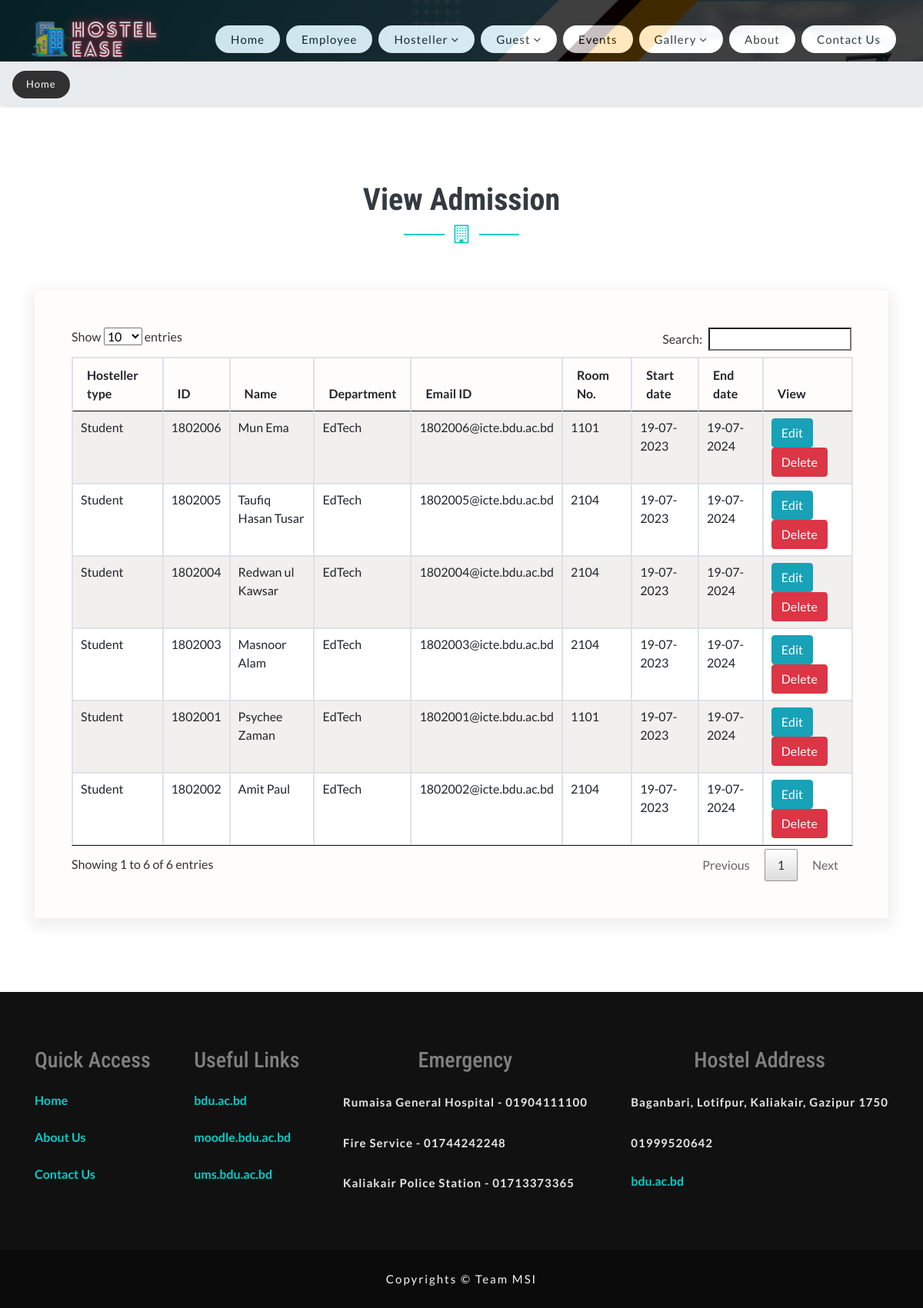
Screenshot of /viewadmission.php with the database file from the repository.
### tables this page shows
CREATE TABLE `admission` (
  `admission_id` int(10) NOT NULL,
  `hostellerid` int(10) NOT NULL,
  `room_id` int(10) NOT NULL,
  `start_date` date NOT NULL,
  `end_date` date NOT NULL,
  `status` varchar(10) NOT NULL
);

CREATE TABLE `hosteller` (
  `hostellerid` int(10) NOT NULL,
  `hostellertype` varchar(15) NOT NULL COMMENT 'Student',
  `name` varchar(50) NOT NULL,
  `emailid` varchar(50) NOT NULL,
  `password` varchar(100) NOT NULL,
  `dob` date NOT NULL,
  `father_name` varchar(50) NOT NULL,
  `mother_name` varchar(50) NOT NULL,
  `address` text NOT NULL,
  `contact_no` varchar(15) NOT NULL,
  `status` varchar(10) NOT NULL,
  `place_belong` varchar(30) NOT NULL,
  `cocurricular_activities` text NOT NULL,
  `session` varchar(30) NOT NULL,
  `gender` varchar(30) NOT NULL
);

CREATE TABLE `room` (
  `room_id` int(10) NOT NULL,
  `block_id` int(10) NOT NULL,
  `fee_str_id` int(10) NOT NULL,
  `room_no` int(10) NOT NULL,
  `no_of_beds` int(5) NOT NULL,
  `description` text NOT NULL,
  `status` varchar(10) NOT NULL
);

### viewadmission.php (the view, shortened to what this page needs)
<?php
include("header.php");
?>
	</div>
	<div class="breadcrumb-agile">
		<ol class="breadcrumb m-0">
			<li class="breadcrumb-item">
				<a href="index.php">Home</a>
			</li>
		</ol>
	</div>
	<section class="contact-wthree py-5" id="contact">
		<div class="container py-xl-5 py-lg-3">
			<div class="title text-center mb-sm-5 mb-4">
				<h3 class="title-w3 text-bl text-center font-weight-bold">View Admission</h3>
				<div class="arrw">
					<i class="fa fa-building-o" aria-hidden="true"></i>
				</div>
			</div>
			<div class="row pt-xl-4">
				<div class="col-lg-12">
					<div class="contact-form-wthreelayouts">
<table id="datatable"  class="table table-striped table-bordered">
	<thead>
		<tr>
			<th>Hosteller type</th>
			<th>ID</th>
			<th>Name</th>
			<th>Department</th>
			<th>Email ID </th>
			<th>Room No.</th>
			<th>Start date</th>
			<th>End date</th>
			<th>View</th>
		</tr>
	</thead>
	<tbody>
	<?php
	$sql ="SELECT * FROM admission LEFT JOIN hosteller ON admission.hostellerid=hosteller.hostellerid LEFT JOIN room ON room.room_id=admission.room_id WHERE admission.status='Active' AND '$dt' BETWEEN admission.start_date AND admission.end_date  Order by admission_id DESC";
	$qsql = mysqli_query($con,$sql);
	while($rs = mysqli_fetch_array($qsql))
	{
		echo "<tr>
		<td>$rs[hostellertype]</td>
		<td>$rs[place_belong]</td>
		<td>$rs[name]</td>
		<td>$rs[cocurricular_activities]</td>
		<td>$rs[emailid]</td>
			<td>$rs[room_no]</td>
			<td>" . date("d-m-Y",strtotime($rs['start_date'])) . "</td>
			<td>" . date("d-m-Y",strtotime($rs['end_date'])) . "</td>
			<td><a href='admission.php?editid=$rs[0]' class='btn btn-info' >Edit</a>  <a href='#' onclick='return confirmtodel(`$rs[0]`)' class='btn btn-danger' >Delete</a></td>
		</tr>";
	}
	?>
	</tbody>
</table>
					</div>
				</div>
			</div>
		</div>
	</section>
	<?php
	include("footer.php");
	?>

### css/style.css (style rules this page uses)
body { padding: 0; margin: 0; background: #FFF; font-family: 'Lato', sans-serif; }
body a, body button { transition: 0.5s all; -webkit-transition: 0.5s all; -moz-transition: 0.5s all; -o-transition: 0.5s all; -ms-transition: 0.5s all; text-decoration: none; }
html { scroll-behavior: smooth; }
h1, h2, h3, h4, h5, h6 { margin: 0; padding: 0; font-family: 'Roboto Condensed', sans-serif; }
ul, ol { margin: 0; padding: 0; }
.text-bl { color: #343a40; }
li>a:only-child:after { content: ''; }
h3.title-w3 { font-size: 42px; }
.arrw { width: 150px; height: 2px; background: #00cec9; text-align: center; margin: 20px auto; position: relative; }
.arrw i { color: #00cec9; font-size: 24px; background: #fff; position: absolute; left: 0; right: 0; top: -12px; width: 30%; margin: 0 auto; }
.breadcrumb li a { color: #fff; background: #313131; padding: 8px 18px; display: inline-block; border-radius: 25px; font-size: 13px; letter-spacing: 1px; }
.contact-wthree { background: url(../images/bg5.png) repeat top; background-size: contain; -webkit-background-size: contain; -o-background-size: contain; -moz-background-size: contain; -ms-background-size: contain; }
.contact-form-wthreelayouts { padding: 3em; background: #fffcfc; box-shadow: 0px 6px 18px 5px rgba(0, 0, 0, 0.07); }
@media (max-width: 1280px) { h3.title-w3 { font-size: 40px; } }

### rows the page displays
admission: hostellerid.hostellertype "Student", hostellerid.place_belong "1802006", hostellerid.name "Mun Ema", hostellerid.cocurricular_activities "EdTech", hostellerid.emailid "1802006@icte.bdu.ac.bd", room.room_no "1101", start_date "19-07-2023", end_date "19-07-2024"
admission: hostellerid.hostellertype "Student", hostellerid.place_belong "1802005", hostellerid.name "Taufiq Hasan Tusar", hostellerid.cocurricular_activities "EdTech", hostellerid.emailid "1802005@icte.bdu.ac.bd", room.room_no "2104", start_date "19-07-2023", end_date "19-07-2024"
admission: hostellerid.hostellertype "Student", hostellerid.place_belong "1802004", hostellerid.name "Redwan ul Kawsar", hostellerid.cocurricular_activities "EdTech", hostellerid.emailid "1802004@icte.bdu.ac.bd", room.room_no "2104", start_date "19-07-2023", end_date "19-07-2024"
admission: hostellerid.hostellertype "Student", hostellerid.place_belong "1802003", hostellerid.name "Masnoor Alam", hostellerid.cocurricular_activities "EdTech", hostellerid.emailid "1802003@icte.bdu.ac.bd", room.room_no "2104", start_date "19-07-2023", end_date "19-07-2024"
admission: hostellerid.hostellertype "Student", hostellerid.place_belong "1802001", hostellerid.name "Psychee Zaman", hostellerid.cocurricular_activities "EdTech", hostellerid.emailid "1802001@icte.bdu.ac.bd", room.room_no "1101", start_date "19-07-2023", end_date "19-07-2024"
admission: hostellerid.hostellertype "Student", hostellerid.place_belong "1802002", hostellerid.name "Amit Paul", hostellerid.cocurricular_activities "EdTech", hostellerid.emailid "1802002@icte.bdu.ac.bd", room.room_no "2104", start_date "19-07-2023", end_date "19-07-2024"
